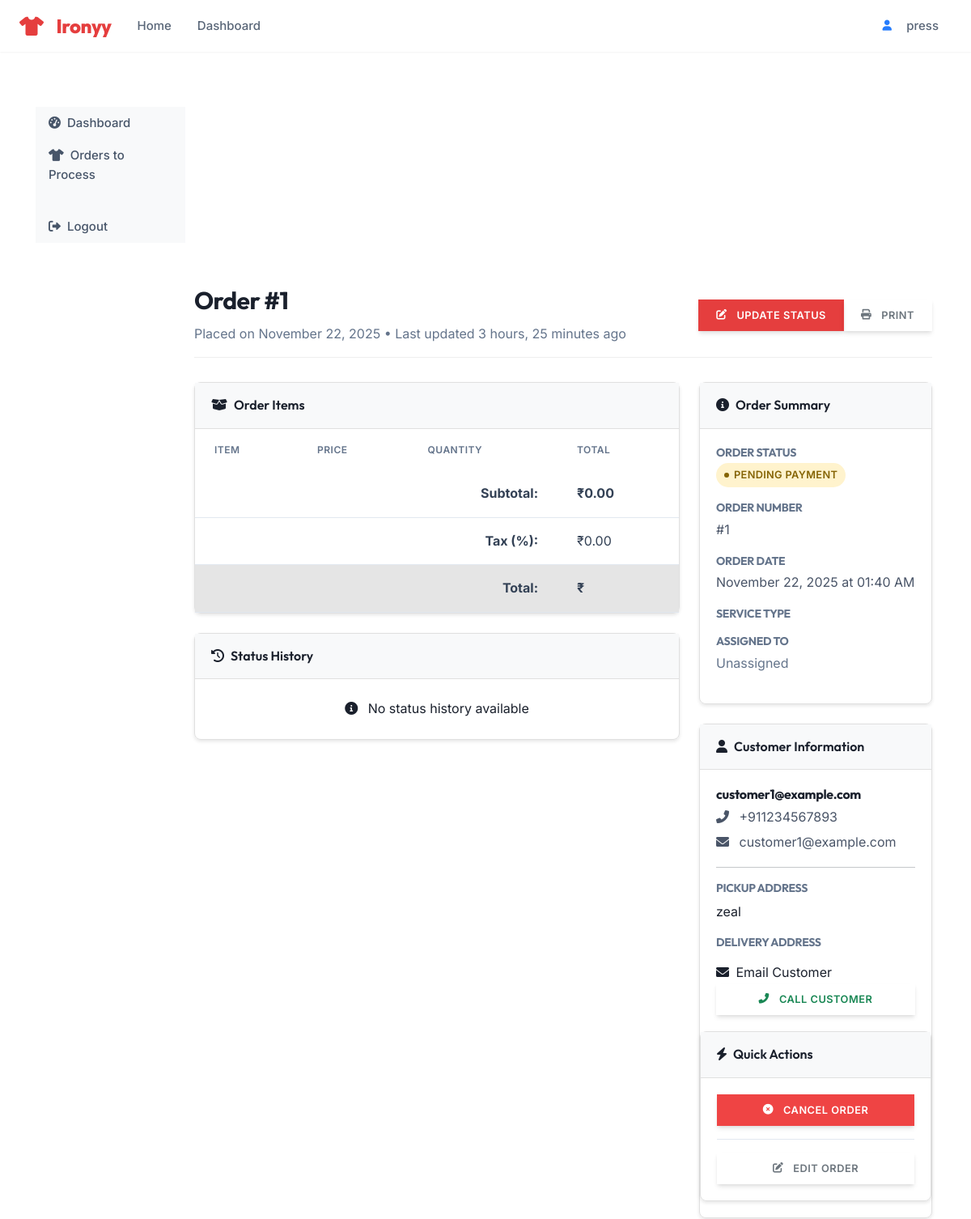
Page /dashboard/order/1/ (signed in, upper part) on the earlier database version.
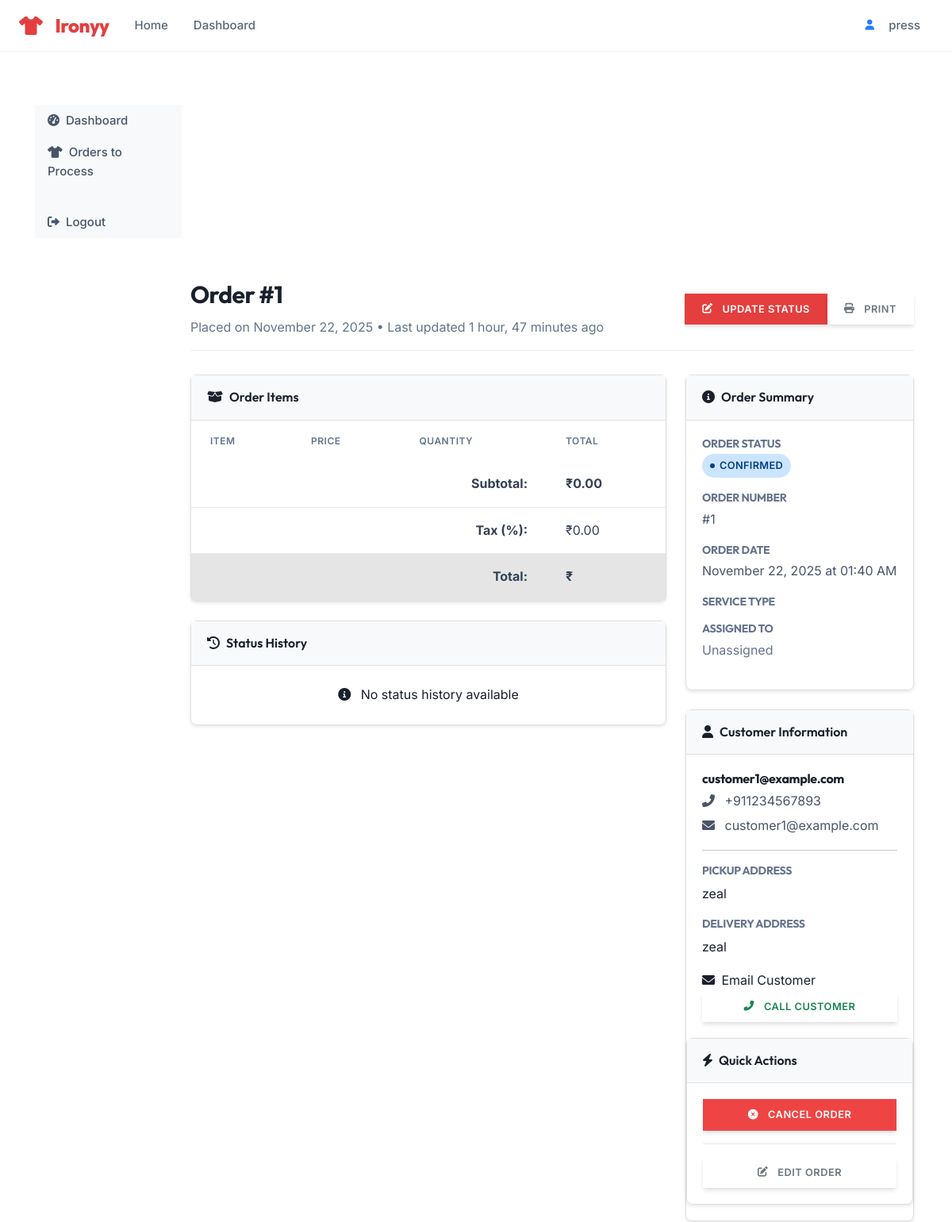
Same page on the later database version.
### orders/models.py (models this page shows, shortened)
class Order(models.Model):
    class Status(models.TextChoices):
        DRAFT = 'draft', _('Draft')
        PENDING = 'pending', _('Pending Payment')
        CONFIRMED = 'confirmed', _('Confirmed')
        SCHEDULED_FOR_PICKUP = 'scheduled_for_pickup', _('Scheduled for Pickup')
        OUT_FOR_PICKUP = 'out_for_pickup', _('Out for Pickup')
        PICKED_UP = 'picked_up', _('Picked Up')
        PROCESSING = 'processing', _('In Progress')
        READY = 'ready', _('Ready for Delivery')
        OUT_FOR_DELIVERY = 'out_for_delivery', _('Out for Delivery')
        COMPLETED = 'completed', _('Completed')
        CANCELLED = 'cancelled', _('Cancelled')
        REFUNDED = 'refunded', _('Refunded')
        FAILED = 'failed', _('Failed')
    class PaymentStatus(models.TextChoices):
        PENDING = 'pending', _('Pending')
        AUTHORIZED = 'authorized', _('Authorized')
        PAID = 'paid', _('Paid')
        PARTIALLY_REFUNDED = 'partially_refunded', _('Partially Refunded')
        REFUNDED = 'refunded', _('Refunded')
        VOIDED = 'voided', _('Voided')
        FAILED = 'failed', _('Failed')
    class DeliveryType(models.TextChoices):
        PICKUP = 'pickup', _('Pickup')
        DELIVERY = 'delivery', _('Delivery')
    customer = models.ForeignKey(
        User,
        on_delete=models.PROTECT,
        related_name='orders',
        verbose_name=_('customer')
    )
    order_number = models.CharField(
        _('order number'),
        max_length=20,
        unique=True,
        db_index=True
    )
    status = models.CharField(
        _('status'),
        max_length=20,
        choices=Status.choices,
        default=Status.DRAFT,
        db_index=True
    )
    payment_status = models.CharField(
        _('payment status'),
        max_length=20,
        choices=PaymentStatus.choices,
        default=PaymentStatus.PENDING,
        db_index=True
    )
    delivery_type = models.CharField(
        _('delivery type'),
        max_length=10,
        choices=DeliveryType.choices,
        default=DeliveryType.PICKUP
    )
    pickup_address = models.TextField(_('pickup address'), blank=True)
    delivery_address = models.TextField(_('delivery address'), blank=True)
    preferred_pickup_date = models.DateField(_('preferred pickup date'), null=True, blank=True)
    preferred_delivery_date = models.DateField(_('preferred delivery date'), null=True, blank=True)
    subtotal = models.DecimalField(
        _('subtotal'),
        max_digits=10,
        decimal_places=2,
        default=Decimal('0.00')
    )
    tax_amount = models.DecimalField(
        _('tax amount'),
        max_digits=10,
        decimal_places=2,
        default=Decimal('0.00')
    )
    shipping_cost = models.DecimalField(
        _('shipping cost'),
        max_digits=10,
        decimal_places=2,
        default=Decimal('0.00')
    )
    discount_amount = models.DecimalField(
        _('discount amount'),
        max_digits=10,
        decimal_places=2,
        default=Decimal('0.00')
    )
    total_amount = models.DecimalField(
        _('total amount'),
        max_digits=10,
        decimal_places=2,
        default=Decimal('0.00')
    )
    assigned_staff = models.ForeignKey(
        User,
        on_delete=models.SET_NULL,
        null=True,
        blank=True,
        related_name='assigned_orders',
        verbose_name=_('assigned staff')
    )
    delivery_person = models.ForeignKey(
        User,
        on_delete=models.SET_NULL,
        null=True,
        blank=True,
        related_name='delivery_orders',
        verbose_name=_('delivery person')
    )
    created_at = models.DateTimeField(_('created at'), auto_now_add=True)
    updated_at = models.DateTimeField(_('updated at'), auto_now=True)
    confirmed_at = models.DateTimeField(_('confirmed at'), null=True, blank=True)
    completed_at = models.DateTimeField(_('completed at'), null=True, blank=True)
    cancelled_at = models.DateTimeField(_('cancelled at'), null=True, blank=True)
    special_instructions = models.TextField(_('special instructions'), blank=True)
    internal_notes = models.TextField(_('internal notes'), blank=True)
    cancellation_reason = models.TextField(_('cancellation reason'), blank=True)
    payment_method = models.CharField(_('payment method'), max_length=50, blank=True)
    payment_reference = models.CharField(_('payment reference'), max_length=100, blank=True)
    payment_date = models.DateTimeField(_('payment date'), null=True, blank=True)
    class Meta:
        ordering = ['-created_at']

### accounts/models.py (models this page shows, shortened)
class User(AbstractUser):
    class Role(models.TextChoices):
        CUSTOMER = 'CUSTOMER', _('Customer')
        PRESS = 'PRESS', _('Press Person')
        DELIVERY = 'DELIVERY', _('Delivery Partner')
        ADMIN = 'ADMIN', _('Admin')
    username = None
    email = models.EmailField(
        _('email address'),
        unique=True,
        error_messages={
            'unique': _('A user with that email already exists.'),
        },
    )
    role = models.CharField(
        _('user role'),
        max_length=20,
        choices=Role.choices,
        default=Role.CUSTOMER,
        help_text=_('Designates the role of the user in the system.')
    )
    phone_regex = RegexValidator(
        regex=r'^\+?1?\d{9,15}$',
        message=_("Phone number must be entered in the format: '+999999999'. Up to 15 digits allowed.")
    )
    phone_number = models.CharField(
        _('phone number'),
        validators=[phone_regex],
        max_length=17,
        blank=True,
        null=True,
        help_text=_('Enter a valid phone number (e.g., +1234567890)')
    )
    is_active = models.BooleanField(
        _('active'),
        default=True,
        help_text=_(
            'Designates whether this user should be treated as active. '
            'Unselect this instead of deleting accounts.'
        ),
    )
    email_verified = models.BooleanField(
        _('email verified'),
        default=False,
        help_text=_('Designates whether this user has verified their email address.')
    )
    date_joined = models.DateTimeField(_('date joined'), default=timezone.now)
    last_login = models.DateTimeField(_('last login'), blank=True, null=True)
    updated_at = models.DateTimeField(_('updated at'), auto_now=True)
    USERNAME_FIELD = 'email'
    REQUIRED_FIELDS = ['first_name', 'last_name']
    objects = UserManager()
    class Meta(AbstractUser.Meta):
        verbose_name = _('user')
        verbose_name_plural = _('users')
        ordering = ['-date_joined']
        swappable = 'AUTH_USER_MODEL'
        permissions = [
            ('view_dashboard', 'Can view dashboard'),
            ('manage_users', 'Can manage users'),
            ('manage_orders', 'Can manage orders'),
        ]
    def get_full_name(self):
        full_name = f"{self.first_name} {self.last_name}"
        return full_name.strip()
    def get_short_name(self):
        return self.first_name or self.email.split('@')[0]
    @property
    def is_customer(self):
        return self.role == self.Role.CUSTOMER
    @property
    def is_press(self):
        return self.role == self.Role.PRESS
    @property
    def is_delivery(self):
        return self.role == self.Role.DELIVERY
    @property
    def is_admin(self):
        return self.role == self.Role.ADMIN or self.is_superuser

### dashboard/views.py (the view)
# urls.py: path('order/<int:pk>/', views.OrderDetailView.as_view(), name='order_detail'),
class OrderDetailView(LoginRequiredMixin, DetailView):
    model = Order
    template_name = 'dashboard/order_detail.html'
    context_object_name = 'order'
    def get_queryset(self):
        qs = super().get_queryset()
        user = self.request.user
        if user.is_customer:
            return qs.filter(customer=user)
        elif user.is_press or user.is_admin:
            return qs
        elif user.is_delivery:
            return qs.filter(delivery_person=user)
        return qs.none()

### templates/dashboard/order_detail.html (shortened to what the changed rows need)
{% extends 'dashboard/base_dashboard.html' %}
{% load humanize %}
{% block dashboard_content %}
<div class="dashboard-header d-flex justify-content-between align-items-center">
    <div>
        <h2>Order #{{ order.id }}</h2>
        <p class="text-muted mb-0">
            Placed on {{ order.created_at|date:"F d, Y" }}
            {% if order.updated_at != order.created_at %}
                • Last updated {{ order.updated_at|timesince }} ago
            {% endif %}
        </p>
    </div>
</div>
<div class="row">
    <div class="col-lg-8">
        <div class="dashboard-card mb-4">
            <div class="card-body p-0">
                <div class="table-responsive">
                    <table class="table table-hover mb-0">
                        <thead class="table-light">
                            <tr>
                                <th>Item</th>
                                <th>Price</th>
                                <th>Quantity</th>
                                <th>Total</th>
                            </tr>
                        </thead>
                        <tbody>
                            <tr>
                                <td><strong>₹{{ order.total_amount|intcomma }}</strong></td>
                            </tr>
                            <tr>
                                <td colspan="3" class="text-end"><strong>Tax ({{ order.tax_percentage }}%):</strong></td>
                                <td>₹{{ order.tax_amount|intcomma|default:"0" }}</td>
                            </tr>
                        </tbody>
                    </table>
                </div>
            </div>
        </div>
    </div>
    <div class="col-lg-4">
        <div class="dashboard-card mb-4">
            <div class="card-body">
                <div class="mb-3">
                    <div class="d-flex align-items-center">
                        <span class="status-badge status-{{ order.status|lower|slugify }} me-2">
                            {{ order.get_status_display }}
                        </span>
                    </div>
                </div>
                <div class="mb-3">
                    <h6 class="text-uppercase text-muted small mb-1">Order Number</h6>
                    <p class="mb-0">#{{ order.id }}</p>
                </div>
                <div class="mb-3">
                    <h6 class="text-uppercase text-muted small mb-1">Order Date</h6>
                    <p class="mb-0">{{ order.created_at|date:"F d, Y \a\t h:i A" }}</p>
                </div>
            </div>
        </div>
        <div class="dashboard-card mb-4">
            <div class="card-body">
                <h6 class="mb-1">{{ order.customer.get_full_name|default:order.customer.email }}</h6>
                {% if order.customer.phone_number %}
                <p class="mb-1">
                    <i class="fas fa-phone-alt me-2"></i> {{ order.customer.phone_number }}
                </p>
                {% endif %}
                <p class="mb-1">
                    <i class="fas fa-envelope me-2"></i> {{ order.customer.email }}
                </p>
                <hr>
                <h6 class="text-uppercase text-muted small mb-2">Pickup Address</h6>
                <address class="mb-3">
                    {{ order.pickup_address|linebreaksbr }}
                </address>
                <h6 class="text-uppercase text-muted small mb-2">Delivery Address</h6>
                <address>
                    {{ order.delivery_address|linebreaksbr }}
                </address>
                {% if user.is_admin or user.is_press %}
                <div class="mt-3
                <a href="mailto:{{ order.customer.email }}" class="btn btn-sm btn-outline-primary w-100 mb-2">
                    <i class="fas fa-envelope me-1"></i> Email Customer
                {% if order.customer.phone_number %}
                <a href="tel:{{ order.customer.phone_number }}" class="btn btn-sm btn-outline-success w-100">
                </a>
                {% endif %}
                {% endif %}
            </div>
        </div>
    </div>
</div>
{% endblock %}

Differences in the rows shown:
changed Order "zeal": updated_at "3 hours, 25 minutes" → "1 hour, 47 minutes"; status "PENDING PAYMENT" → "CONFIRMED"; delivery_address (not shown) → "zeal"
